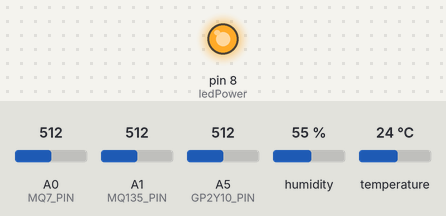
Simulated run of this sketch. Board: Arduino Uno, built with avr-gcc and run on an emulated ATmega328P. Parts: output pins drawn as LEDs (lit = HIGH). The test bench sets the inputs (shaded band); at power-on: A0 (MQ7_PIN) = 512, A1 (MQ135_PIN) = 512, A5 (GP2Y10_PIN) = 512, humidity 55 %, temperature 24 °C. What the sketch prints to the serial monitor is not drawn.

Above: at 0.1 s.
Timing chart, 0 to 1.6 s (numbered marks = the images above):
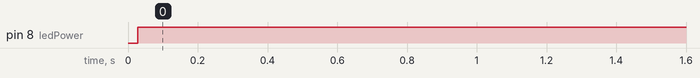

Measured:
- by itself, pin 8 (ledPower): LOW → HIGH at 0.03 s

The sketch:

ArduinoR3.ino
```cpp
#include <SoftwareSerial.h>
#include <DHT.h>
#include <ArduinoJson.h>

#define DHTPIN 13
#define DHTTYPE DHT11
DHT dht(DHTPIN, DHTTYPE);

const int MQ7_PIN = A0;
const int MQ135_PIN = A1;

const int GP2Y10_PIN = A5;

SoftwareSerial espSerial(10, 11);
StaticJsonDocument<200> jsonDoc;

//GP2y10 config
int measurePin = A5;
int ledPower = 8;

unsigned int samplingTime = 280;
unsigned int deltaTime = 40;
unsigned int sleepTime = 9680;

float voMeasured = 0;
float calcVoltage = 0;
float dustDensity = 0;


void setup() {
  Serial.begin(9600);
  dht.begin();
  espSerial.begin(4800);
  pinMode(ledPower,OUTPUT);
  // gpsSerial.begin(9600);
}

void loop() {
  float humidity = dht.readHumidity();
  float temperature = dht.readTemperature();

  int mq7Value = analogRead(MQ7_PIN);
  float coConcentration = map(mq7Value, 0, 1023, 0, 100);

  int mq135Value = analogRead(MQ135_PIN);
  float nh3Concentration = map(mq135Value, 0, 1023, 10, 300);
  float co2Concentration = map(mq135Value, 0, 1023, 0, 5000);

    int gp2y10Value = analogRead(GP2Y10_PIN); // Đọc giá trị từ cảm biến GP2Y10
    Serial.println(gp2y10Value);

  jsonDoc["humidity"] = humidity;
  jsonDoc["temperature"] = temperature;
  jsonDoc["CO_concentration"] = coConcentration;
  jsonDoc["NH3_concentration"] = nh3Concentration;
  jsonDoc["CO2_concentration"] = co2Concentration;
  jsonDoc["locationId"] = 1;

  //Gp2y10
  digitalWrite(ledPower,LOW);
  delayMicroseconds(samplingTime);

  voMeasured = analogRead(measurePin);

  delayMicroseconds(deltaTime);
  digitalWrite(ledPower,HIGH);
  delayMicroseconds(sleepTime);

  calcVoltage = voMeasured*(5.0/1024);
  dustDensity = 0.17*calcVoltage-0.1;

  if ( dustDensity < 0)
  {
    dustDensity = 0.00;
  }
  Serial.println(dustDensity);
  jsonDoc["PM25_concentration"] = dustDensity;


  // if (Serial.available()) {
  //   while (gpsSerial.available() > 0) {
  //     byte c = gpsSerial.read();
  //     Serial.write(c);
  //   }
  //   Serial.println();
  //   Serial.println();
  // }

  // Gửi dữ liệu JSON qua Serial
  serializeJson(jsonDoc, espSerial);
  serializeJson(jsonDoc,Serial);
  espSerial.println();
  Serial.println();

  delay(10000);
}
```
